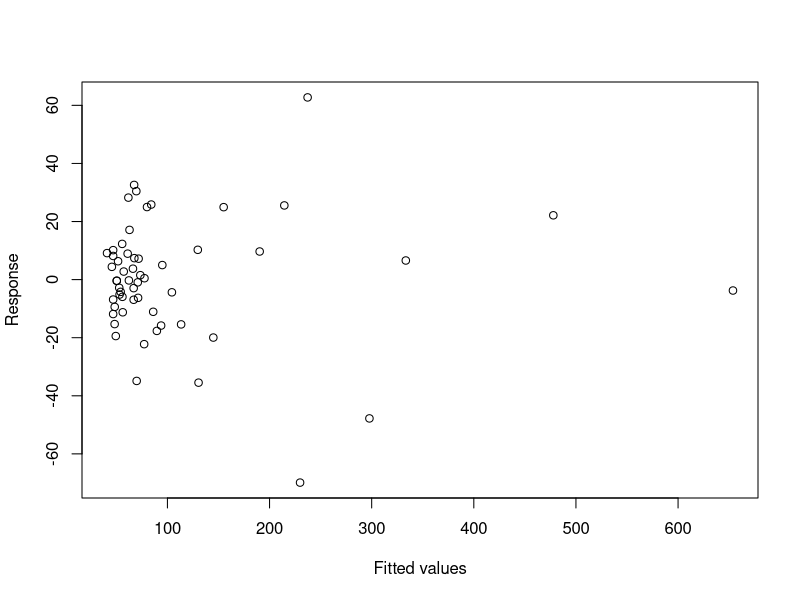
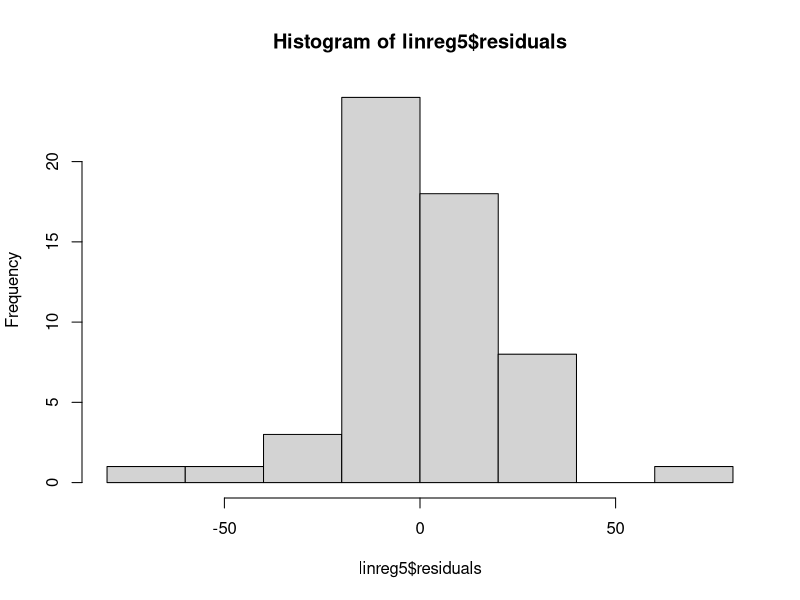
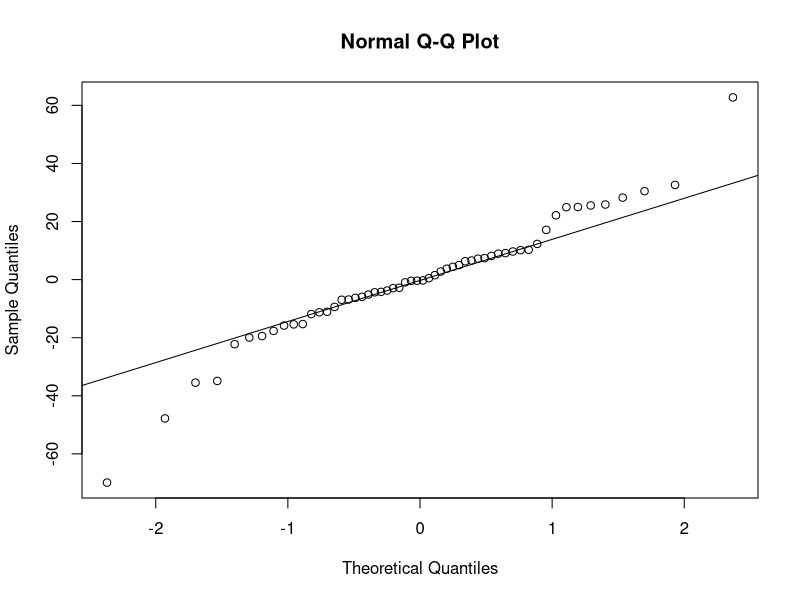
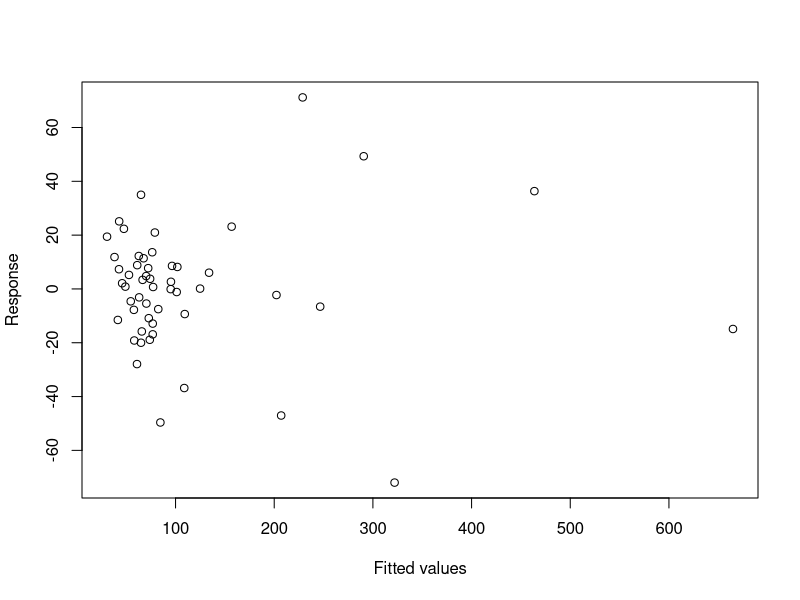
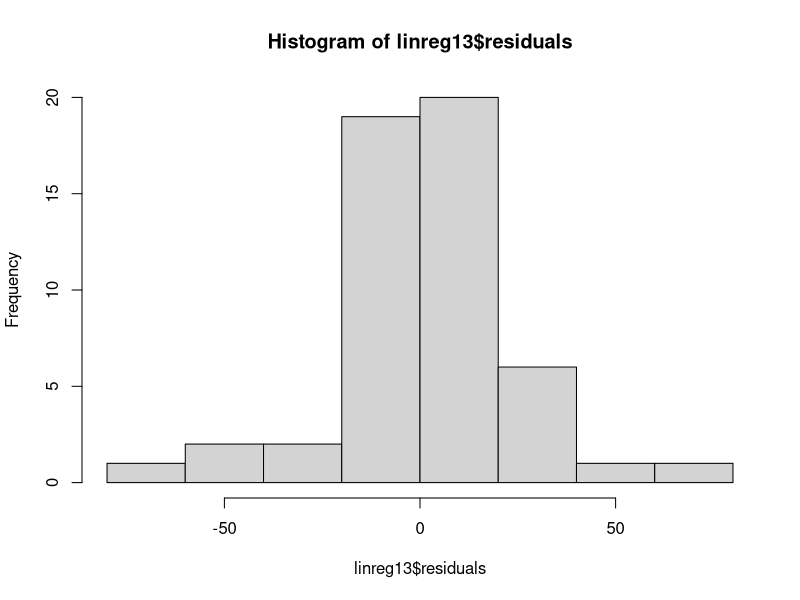
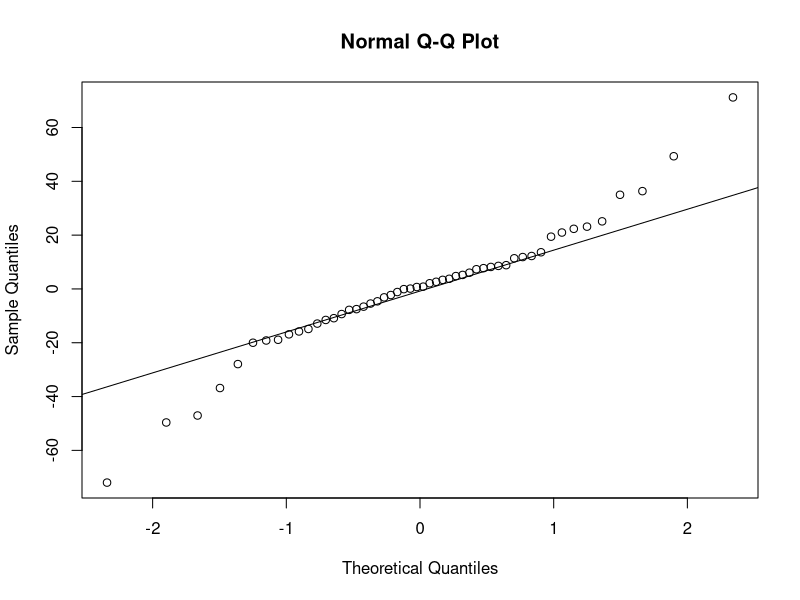
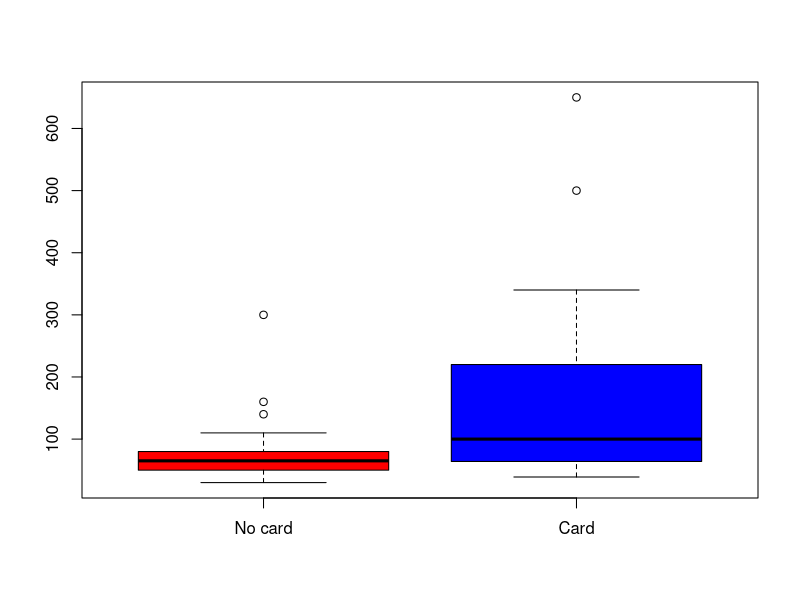
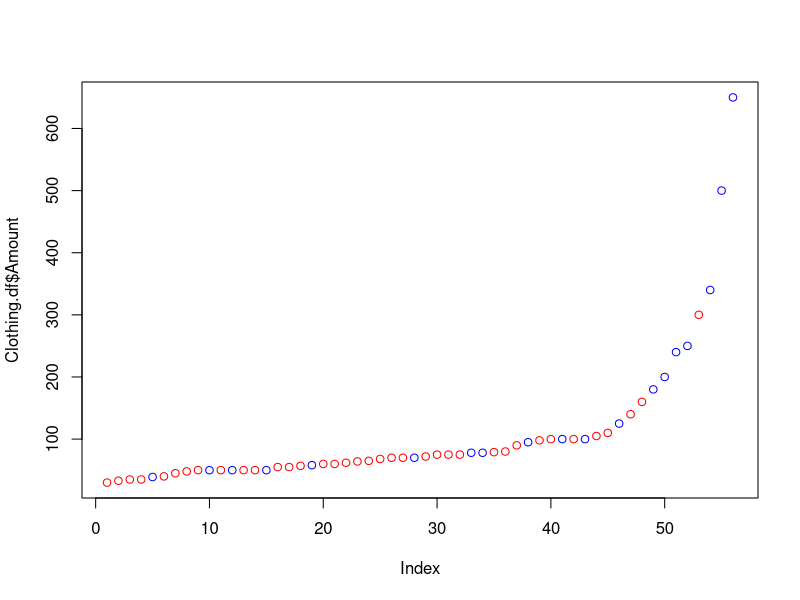

These charts were generated, in order, by the following R code: (Note: this script raises an error after producing the figures.)
## ---- chunk 1
require(knitr)
setwd("C:/Users/aidan/IdeaProjects/DataScience/data")
knitr::opts_knit$set(root.dir = "C:/Users/aidan/IdeaProjects/DataScience/data")
#setwd("C:/Users/slhscs402/Documents/IdeaProjects/DataScience/data")
#knitr::opts_knit$set(root.dir = "C:/Users/slhscs402/Documents/IdeaProjects/DataScience/data")
## ---- chunk 2
#setwd("C:/Users/slhscs402/Documents/IdeaProjects/DataScience/data")
Clothing.df <- read.csv("Clothing.csv", header=T)
## ---- chunk 3
detach()
attach(Clothing.df)
Clothing.df <- Clothing.df[Amount > 0 & Amount < 1000000,]
detach()
attach(Clothing.df)
Clothing.df.f12NZ <- Clothing.df[Freq12 > 0,]
Clothing.df.logD12F12 <- Clothing.df.f12NZ
detach()
attach(Clothing.df.f12NZ)
Clothing.df.logD12F12$LogDollar12 <- log(Dollar12)
Clothing.df.logD12F12$LogFreq12 <- log(Freq12)
## ---- chunk 4
multreg.conditionplots <- function(linreg){
  plot(linreg$fitted.values + linreg$residuals~linreg$fitted.values, ylab="Response", xlab="Fitted values", main = "Response by Fitted values") #filler plot to appease par's 2x2
  hist(linreg$residuals, xlab="Residuals", main="Histogram of residuals") #histogram of residuals
  plot(linreg$residuals~linreg$fitted.values, xlab="Fitted values", ylab="Residuals") #resid plot of residuals vs fitted values
  qqnorm(linreg$residuals) #the qqnorm plot of the residuals
  qqline(linreg$residuals)
}
multreg.testpredictors <- function(df, linreg, alpha) {
  formula <- 0
  for (index in seq_along(summary(linreg)$aliased)) {
    name <- names(summary(linreg)$aliased)[index]
    pval <- as.numeric(summary(linreg)$coefficients[name, 4])
    summary(linreg)
    if (grepl("poly", name, fixed=TRUE)) {
      name_list <- unlist(stringr::str_split(name, "\\(|\\)"))
      variable_names <- unlist(stringr::str_split(name_list[2], "\\, "))
      degrees <- unlist(stringr::str_split(name_list[3], "\\."))
      var_formula <- 0
      for (var_index in seq_along(variable_names)){
        if (var_index < length(variable_names)) {
          if (var_formula == 0) {
            var_formula <- paste0("I(", paste0(variable_names[var_index], "^", degrees[var_index]))
          } else {
            var_formula <- paste(var_formula, "*", paste0(variable_names[var_index], "^", degrees[var_index]))
          }
        }
      }
      name <- paste0(var_formula, ")")
    }
    if (pval < alpha & index > 1){
      if (formula == 0) {
        formula <- paste(names(linreg$model)[1], "~", name)
      } else {
        formula <- paste(formula, "+", name)
      }
    }
  }
  if (formula == 0){

  } else {
    linreg.red <- lm(formula, data = df)
    return(linreg.red)
  }
}
residuals.plot<-function(linreg){
  plot(linreg$residuals~linreg$fitted.values, xlab = "Fitted values", ylab = "Response")
}
## ---- chunk 5
detach()
attach(Clothing.df)
linreg1 <- lm(Amount~.-Amount,data=Clothing.df)
summary(linreg1)
## ---- chunk 6
linreg2 <- lm(Amount ~ Freq12 + Dollar12)
summary(linreg2)
## ---- chunk 7
linreg3 <- lm(Amount~Freq12*Dollar12)
summary(linreg3)
## ---- chunk 8
detach()
attach(Clothing.df)
linreg5 <- multreg.testpredictors(Clothing.df, multreg.testpredictors(Clothing.df, lm(Amount ~ poly(Dollar12, Freq12, degree=3)), 0.5), 0.5)
summary(linreg5)
## ---- chunk 9
residuals.plot(linreg5)
hist(linreg5$residuals)
qqnorm(linreg5$residuals)
qqline(linreg5$residuals)
## ---- chunk 10
detach()
attach(Clothing.df.logD12F12)
linreg13 <- multreg.testpredictors(Clothing.df.logD12F12, multreg.testpredictors(Clothing.df.logD12F12, lm(Amount ~ poly(Dollar12, LogFreq12, degree=2)), 0.5), 0.5)
summary(linreg13)
## ---- chunk 11
residuals.plot(linreg13)
hist(linreg13$residuals)
qqnorm(linreg13$residuals)
qqline(linreg13$residuals)
detach()
## ---- chunk 12
detach()
attach(Clothing.df)
Clothing.df.nc <- Clothing.df[Clothing.df$Card==0,]
Clothing.df.c <- Clothing.df[Clothing.df$Card==1,]
boxplot(Clothing.df.nc$Amount, Clothing.df.c$Amount, col = c("red","blue"), names = c("No card", "Card"))
plot(Clothing.df$Amount, col=ifelse(Card == 0, "red", "blue"))
## ---- chunk 13
detach()
attach(Clothing.df)
par(mfrow=c(1,2))
hist(Clothing.df.c$Amount, main="Card")
hist(Clothing.df.nc$Amount, main= "Cardless")
## ---- chunk 14
t.test(Clothing.df.c$Amount, Clothing.df.nc$Amount)
## ---- chunk 15
linreg7 <- lm(Amount ~ (. - Card - ID) + (. - ID):Card, data = Clothing.df)
summary(linreg7)
## ---- chunk 16
linreg8 <- lm(Amount~Freq12 + Dollar12 + Card + Dollar12:Card + Freq12:Card)
summary(linreg8)
## ---- chunk 17
plot(linreg8$residuals~linreg8$fitted.values, xlab="Fitted values", ylab="Residuals")
## ---- chunk 18
detach()
attach(Clothing.df.logD12F12)
linreg9 <- lm(Amount ~ Clothing.df.logD12F12$LogDollar12 + Clothing.df.logD12F12$LogFreq12 + Card + Clothing.df.logD12F12$LogDollar12:Card + Clothing.df.logD12F12$LogFreq12:Card)
summary(linreg9)
## ---- chunk 19
plot(linreg9$residuals ~ linreg9$fitted.values, xlab="Fitted values", ylab="Response")
## ---- chunk 20
linreg10 <- lm(Amount~LogFreq12*LogDollar12 * Card)
summary(linreg10)
summary(multreg.testpredictors(Clothing.df.logD12F12, linreg10, 0.05))
summary(multreg.testpredictors(Clothing.df.logD12F12, multreg.testpredictors(Clothing.df.logD12F12, linreg10, 0.05), 0.05))
## ---- chunk 21
residuals.plot(linreg10)
## ---- chunk 22
linreg11 <- lm(log(Amount)~LogDollar12 * LogFreq12 * Card)
summary(linreg11)
## ---- chunk 23
linreg12 <- multreg.testpredictors(Clothing.df.logD12F12, linreg11, 0.5)
summary(linreg12)
## ---- chunk 24
residuals.plot(linreg12)
hist(linreg12$residuals)
qqnorm(linreg12$residuals)
qqline(linreg12$residuals)
## ---- chunk 25
detach()
attach(Clothing.df.f12NZ)
linreg4 <- lm(Amount ~ Freq12 + Dollar12 + I(Dollar12/Freq12))
summary(linreg4)
## ---- chunk 26
detach()
attach(Clothing.df.f12NZ)
Clothing.df.f12NZ$Avg <- Dollar12/Freq12
detach()
attach(Clothing.df.f12NZ)
linreg14 <- lm(Amount~poly(Avg, Dollar12, Freq12, degree = 2))
summary(linreg14)
## ---- chunk 27
residuals.plot(linreg14)
## ---- chunk 28
detach()
attach(Clothing.df.f12NZ)
linreg15 <-  lm(log(Amount) ~ polym(Avg, Dollar12, Freq12, degree = 2))
summary(linreg15)
## ---- chunk 29
hist(linreg14$residuals)
qqnorm(linreg14$residuals)
qqline(linreg14$residuals)
